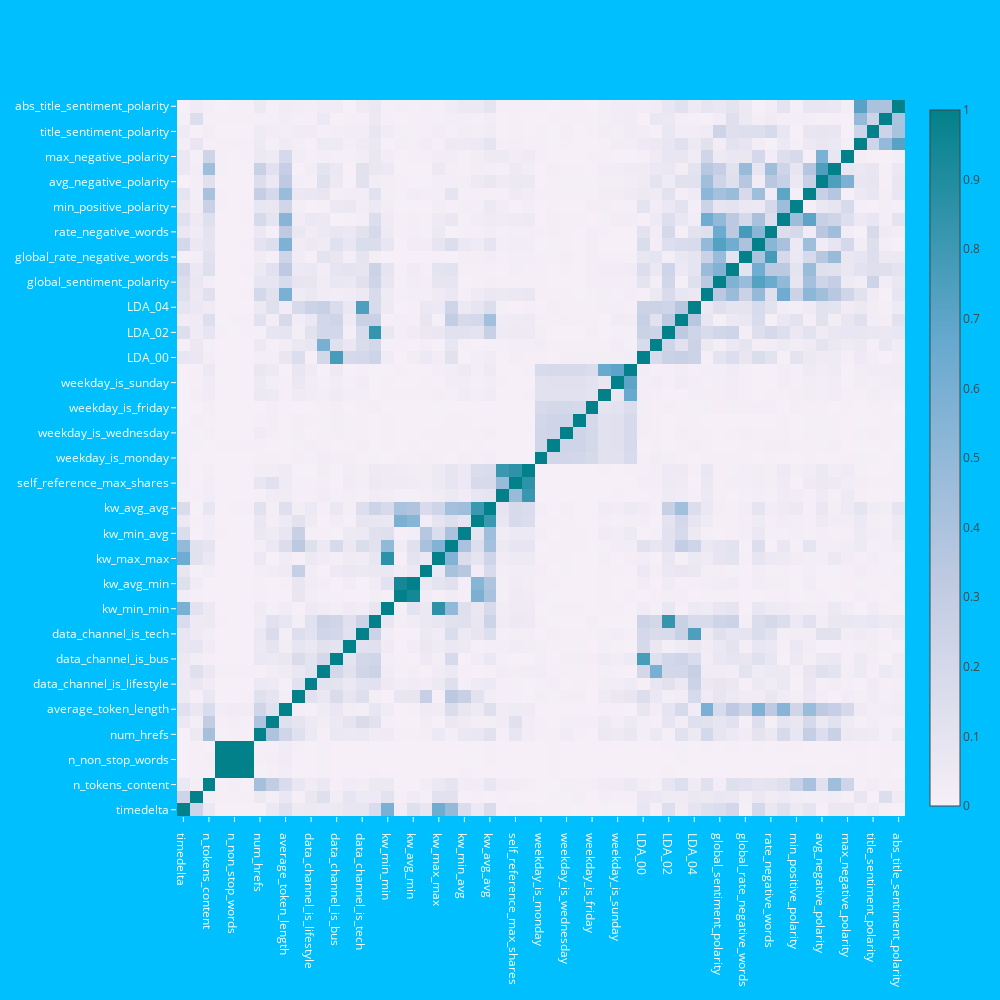

Source (notebook cell):
### Code cell
trace = dict(type='heatmap',z=corr.values.tolist(),x=df_raw.columns.tolist()[:-1],y=df_raw.columns.tolist()[:-1],
             colorscale=convert_colorscale_format(cl.scales['4']['seq']['PuBuGn']))
data = [trace]
layout=go.Layout(xaxis=dict(color='white',automargin=True),
                 yaxis=dict(color='white',automargin=True),
                 paper_bgcolor='deepskyblue',height=1000,width=1000)
fig = dict(data=data, layout=layout)
iplot(fig)

### Figure 1 — Plotly figure (JSON) as saved in the notebook; plotly's stock layout.template omitted (floating-point values rounded to 4 significant figures; data arrays with more than 128 entries replaced by an {"elided": "..."} marker saying what was removed)
{"data": [{"colorscale": [[0, "rgb(246,239,247)"], [0.3333, "rgb(189,201,225)"], [0.6667, "rgb(103,169,207)"], [1, "rgb(2,129,138)"]], "type": "heatmap", "uid": "ae1e6e46-3962-4283-81a9-7ce41bc190c5", "x": [" timedelta", " n_tokens_title", " n_tokens_content", " n_unique_tokens", " n_non_stop_words", " n_non_stop_unique_tokens", " num_hrefs", " num_self_hrefs", " average_token_length", " num_keywords", " data_channel_is_lifestyle", " data_channel_is_entertainment", " data_channel_is_bus", " data_channel_is_socmed", " data_channel_is_tech", " data_channel_is_world", " kw_min_min", " kw_max_min", " kw_avg_min", " kw_min_max", " kw_max_max", " kw_avg_max", " kw_min_avg", " kw_max_avg", " kw_avg_avg", " self_reference_min_shares", " self_reference_max_shares", " self_reference_avg_sharess", " weekday_is_monday", " weekday_is_tuesday", " weekday_is_wednesday", " weekday_is_thursday", " weekday_is_friday", " weekday_is_saturday", " weekday_is_sunday", " is_weekend", " LDA_00", " LDA_01", " LDA_02", " LDA_03", " LDA_04", " global_subjectivity", " global_sentiment_polarity", " global_rate_positive_words", " global_rate_negative_words", " rate_positive_words", " rate_negative_words", " avg_positive_polarity", " min_positive_polarity", " max_positive_polarity", " avg_negative_polarity", " min_negative_polarity", " max_negative_polarity", " title_subjectivity", " title_sentiment_polarity", " abs_title_subjectivity", " abs_title_sentiment_polarity"], "y": [" timedelta", " n_tokens_title", " n_tokens_content", " n_unique_tokens", " n_non_stop_words", " n_non_stop_unique_tokens", " num_hrefs", " num_self_hrefs", " average_token_length", " num_keywords", " data_channel_is_lifestyle", " data_channel_is_entertainment", " data_channel_is_bus", " data_channel_is_socmed", " data_channel_is_tech", " data_channel_is_world", " kw_min_min", " kw_max_min", " kw_avg_min", " kw_min_max", " kw_max_max", " kw_avg_max", " kw_min_avg", " kw_max_avg", " kw_avg_avg", " self_reference_min_shares", " self_reference_max_shares", " self_reference_avg_sharess", " weekday_is_monday", " weekday_is_tuesday", " weekday_is_wednesday", " weekday_is_thursday", " weekday_is_friday", " weekday_is_saturday", " weekday_is_sunday", " is_weekend", " LDA_00", " LDA_01", " LDA_02", " LDA_03", " LDA_04", " global_subjectivity", " global_sentiment_polarity", " global_rate_positive_words", " global_rate_negative_words", " rate_positive_words", " rate_negative_words", " avg_positive_polarity", " min_positive_polarity", " max_positive_polarity", " avg_negative_polarity", " min_negative_polarity", " max_negative_polarity", " title_subjectivity", " title_sentiment_polarity", " abs_title_subjectivity", " abs_title_sentiment_polarity"], "z": {"elided": "57x57 float values"}}], "layout": {"height": 1000, "paper_bgcolor": "deepskyblue", "width": 1000, "xaxis": {"automargin": true, "color": "white"}, "yaxis": {"automargin": true, "color": "white"}}}
